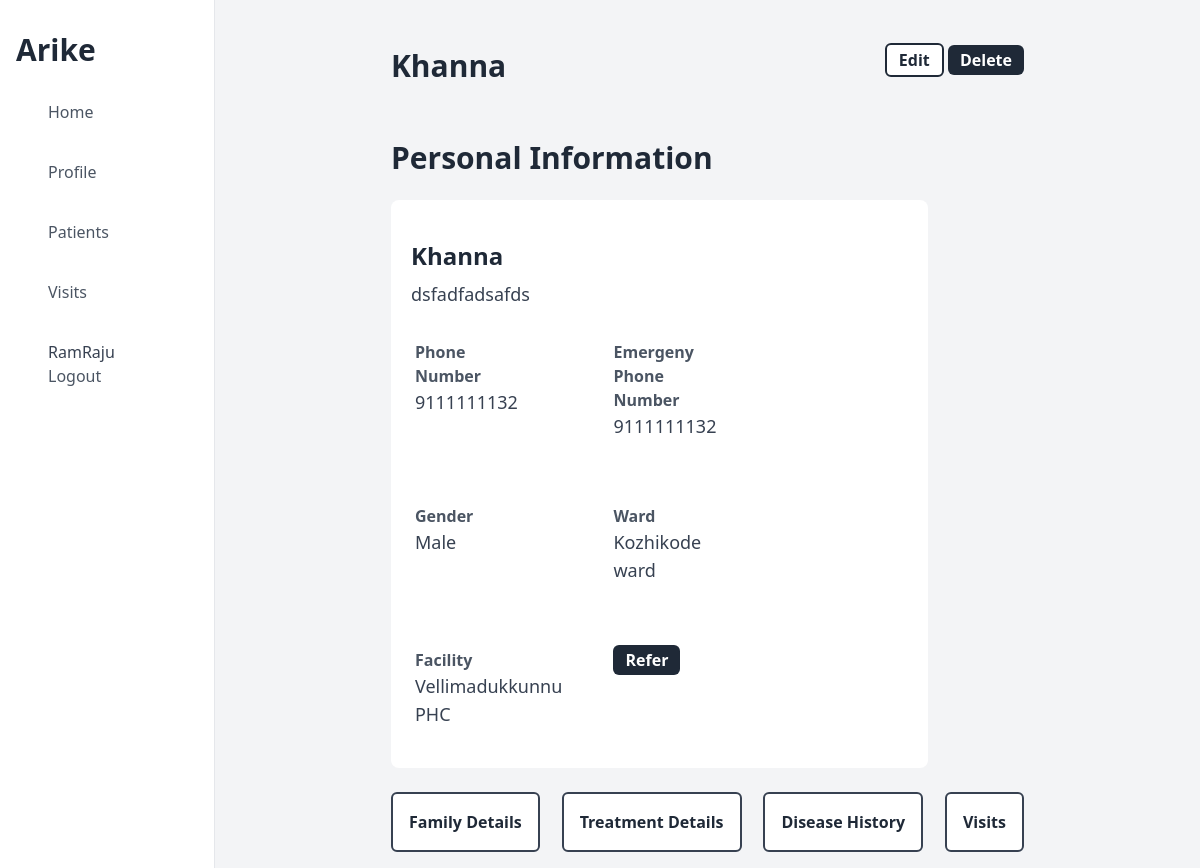
The app's page /detail/patient/5 (signed in) with its own data.
### apps/models.py (models this page shows, shortened)
class CustomUser(AbstractUser):
    full_name = models.CharField(max_length=150, blank=True)
    role = models.CharField(choices=USER_ROLES, max_length=20, blank=False)
    phone = models.CharField(max_length=14, validators=[phone_number_regex])
    is_verified = models.BooleanField(default=False)
    district = models.ForeignKey(
        District, on_delete=models.PROTECT, blank=True, null=True
    )
    facility = models.ForeignKey(
        Facility, on_delete=models.PROTECT, blank=True, null=True
    )
    schedule_alert_time = models.DateTimeField(null=True)
    created_at = models.DateTimeField(auto_now_add=True)
    updated_at = models.DateTimeField(auto_now=True)
    deleted = models.BooleanField(default=False)

class Patient(models.Model):
    full_name = models.CharField(max_length=150)
    date_of_birth = models.DateField()
    address = models.TextField(default="")
    landmark = models.CharField(max_length=100)
    phone = models.CharField(max_length=14, validators=[phone_number_regex])
    gender = models.CharField(max_length=20, choices=GENDER_CHOICES)
    emergency_phone_number = models.CharField(
        max_length=14, validators=[phone_number_regex]
    )
    expired_time = models.DateTimeField(blank=True, null=True)
    ward = models.ForeignKey(Ward, on_delete=models.PROTECT)
    facility = models.ForeignKey(Facility, on_delete=models.PROTECT, null=True)
    nurse = models.ForeignKey(
        CustomUser, blank=False, on_delete=models.PROTECT, null=True
    )
    created_at = models.DateTimeField(auto_now_add=True)
    updated_at = models.DateTimeField(auto_now=True)
    deleted = models.BooleanField(default=False)

class Ward(models.Model):
    name = models.CharField(max_length=30)
    number = models.CharField(max_length=30)
    lsg = models.ForeignKey(Lsgbody, on_delete=models.PROTECT)
    created_at = models.DateTimeField(auto_now_add=True)
    updated_at = models.DateTimeField(auto_now=True)
    deleted = models.BooleanField(default=False)
    def __str__(self):
        return self.name

class Facility(models.Model):
    kind = models.CharField(max_length=10, choices=FACILITY_KIND)
    name = models.CharField(max_length=35)
    address = models.TextField(default="")
    pincode = models.CharField(max_length=6)
    phone = models.CharField(max_length=14, validators=[phone_number_regex])
    ward = models.ForeignKey(Ward, on_delete=models.PROTECT)
    created_at = models.DateTimeField(auto_now_add=True)
    updated_at = models.DateTimeField(auto_now=True)
    deleted = models.BooleanField(default=False)
    def __str__(self):
        return self.name

### apps/views.py (the view)
# urls.py: path("detail/patient/<pk>", PatientDetailView.as_view()),
class PatientDetailView(LoginRequiredMixin, UserPermissionMixin, DetailView):
    permission_required = "District Admin", "Primary Nurse", "Secondary Nurse"
    model = Patient
    template_name = "Patient/detail.html"

### apps/Mixin.py (called while the page is built)
    def has_permission(self):
        perms = self.get_permission_required()
        if self.request.user.role in perms:
            return True
        else:
            return False

### templates/Patient/detail.html
{% extends "base_dashboard.html" %}
{% block content %}
    <div class="flex justify-between  my-8">
        <h1 class="text-3xl font-bold text-gray-800">{{ object.full_name }}</h1>
        <div>
            <a class="bg-white text-gray-800 font-bold text-1xl px-3 py-1 rounded-md text-center border-2 border-gray-800" href="/update/patient/{{ object.id }}">Edit</a>
            <a class="bg-gray-800 text-white font-bold text-1xl px-3 py-1 rounded-md text-center" href="/delete/patient/{{ object.id }}">Delete</a>
        </div>
    </div>
    <h1 class="text-3xl font-bold text-gray-800 my-6">Personal Information</h1>
    <div class="bg-white pr-32 pl-3 py-2 rounded-lg mr-24">
        <h1 class="text-2xl font-bold text-gray-800 mt-6 p-2">{{ object.full_name }}</h1>
        <p class="text-gray-700 font-regular text-lg px-2">{{ object.address }}</p>
        <div class="grid grid-cols-2 ">
            <div class="bg-white pr-32 pl-3 py-2 rounded-lg mr-24 my-6">
                <p class="text-gray-600 font-bold text-md">Phone Number </p>
                <p class="text-gray-700 font-regular text-lg">{{ object.phone }}</p>
            </div>
            <div class="bg-white pr-32 pl-3 py-2 rounded-lg mr-24 my-6">
                <p class="text-gray-600 font-bold text-md">Emergeny Phone Number </p>
                <p class="text-gray-700 font-regular text-lg">{{ object.emergency_phone_number }}</p>
            </div>
            <div class="bg-white pr-32 pl-3 py-2 rounded-lg mr-24 my-6">
                <p class="text-gray-600 font-bold text-md">Gender</p>
                <p class="text-gray-700 font-regular text-lg">{{ object.gender }}</p>
            </div>
            <div class="bg-white pr-32 pl-3 py-2 rounded-lg mr-24 my-6">
                <p class="text-gray-600 font-bold text-md">Ward</p>
                <p class="text-gray-700 font-regular text-lg">{{ object.ward }}</p>
            </div>
            <div class="bg-white pr-32 pl-3 py-2 rounded-lg mr-24 my-6">
                <p class="text-gray-600 font-bold text-md">Facility</p>
                <p class="text-gray-700 font-regular text-lg">{{ object.facility}}</p>
            </div>
            <div class="bg-white pr-32 pl-3 py-2 rounded-lg mr-24 my-6">
                <a class="bg-gray-800 text-white font-bold text-1xl px-3 py-1 rounded-md text-center" href="/refer/patient/{{ object.id }}">Refer</a>
            </div>
        </div>
    </div>
    <div class="flex justify-between mt-6">
        <a class="bg-white text-gray-800 font-bold text-1xl px-4 py-4 border-gray-700 border-2 rounded-md text-center" href="/list/family/{{ object.id }}">Family Details</a>
        <a class="bg-white text-gray-800 font-bold text-1xl px-4 py-4 border-gray-700 border-2 rounded-md text-center" href="/list/treatment/{{ object.id }}">Treatment Details</a>
        <a class="bg-white text-gray-800 font-bold text-1xl px-4 py-4 border-gray-700 border-2 rounded-md text-center" href="/list/diseasehistory/{{ object.id }}">Disease History</a>
        <a class="bg-white text-gray-800 font-bold text-1xl px-4 py-4 border-gray-700 border-2 rounded-md text-center" href="/list/visitdetailspatient/{{ object.id }}">Visits</a>
    </div>
{% endblock content %}

### templates/base_dashboard.html (shortened to what this page needs)
{% load static tailwind_tags %}
<!DOCTYPE html>
<html lang="en">
<head>
    {% tailwind_css %}
    <script src="https://cdn.tailwindcss.com"></script>
</head>
<body>
    <div class="flex">
        <div class="flex flex-col w-64 h-screen px-4 py-8 overflow-y-auto border-r">
        <h2 class="text-3xl font-semibold text-left text-gray-800">Arike</h2>
        <div class="flex flex-col justify-between mt-6">
            <aside>
            <ul>
                <li>
                <a class="flex items-center px-4 py-2 text-gray-600 rounded-md  hover:bg-gray-200 {% if request.path == '/' %} text-white bg-gray-700 {% endif %}" href="/">
                    <span class="mx-4 font-medium">Home</span>
                </a>
                </li>
                <li>
                    <a class="flex items-center px-4 py-2 mt-5 text-gray-600 rounded-md hover:bg-gray-200 {% if '/detail/user/' in request.path %} text-white bg-gray-700 {% endif %}" href="/detail/user/{{ request.user.id }}">
                        <span class="mx-4 font-medium">Profile </span>
                    </a>
                </li>
                <li>
                    <a class="flex items-center px-4 py-2 mt-5 text-gray-600 rounded-md hover:bg-gray-200 {% if '/list/patient' in request.path %} text-white bg-gray-700 {% endif %}" href="/list/patient">
                        <span class="mx-4 font-medium">Patients </span>
                    </a>
                </li>
                <li>
                    <a class="flex items-center px-4 py-2 mt-5 text-gray-600 rounded-md hover:bg-gray-200 {% if '/list/visitschedule' in request.path %} text-white bg-gray-700 {% endif %}" href="/list/visitschedule">
                        <span class="mx-4 font-medium">Visits </span>
                    </a>
                </li>
                <li>
                    <a class="flex flex-col items-start px-4 py-2 mt-5 text-gray-600 rounded-md hover:bg-gray-200" href="/logout">
                        <span class="mx-4 text-gray-700 font-medium">{{ request.user }}</span>
                        <span class="mx-4 font-medium">Logout </span>
                    </a>
                </li>
            </ul>
            </aside>
        </div>
        </div>
        <div class="w-screen h-screen p-4  overflow-y-auto bg-gray-100">
        <div class="flex flex-col px-40">
            {% block content %}
            {% endblock content %}
        </div>
    </div>
</body>
</html>

### records on screen
CustomUser: user "RamRaju"
Patient: full_name "Khanna", address "dsfadfadsafds", phone "9111111132", emergency_phone_number "9111111132", gender "Male", ward "Kozhikode ward", facility "Vellimadukkunnu PHC"
